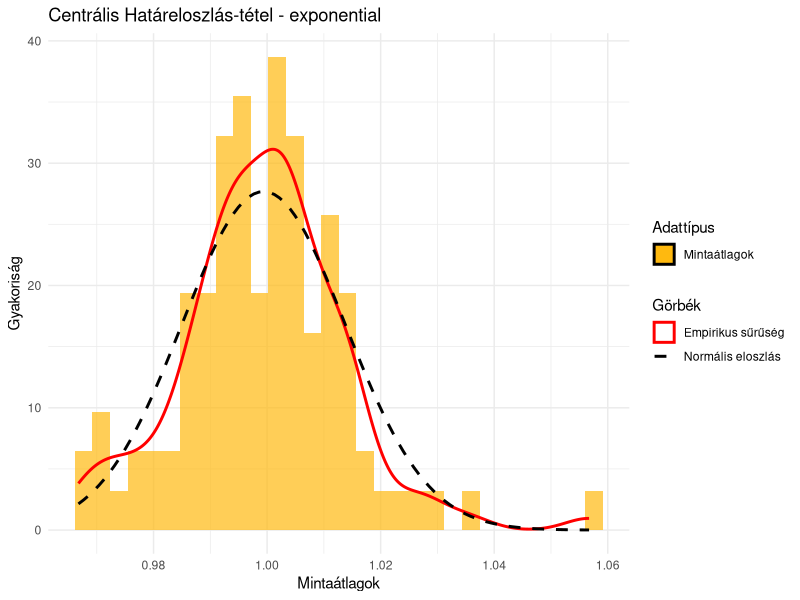
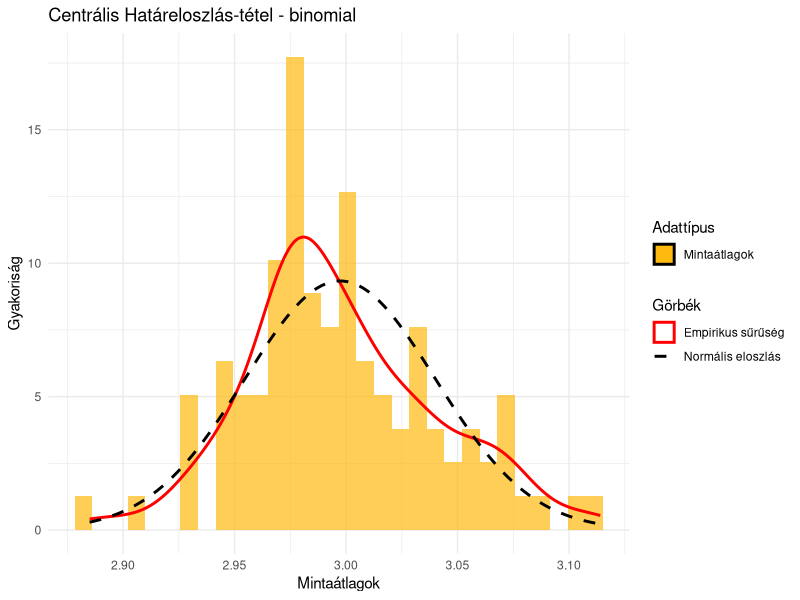
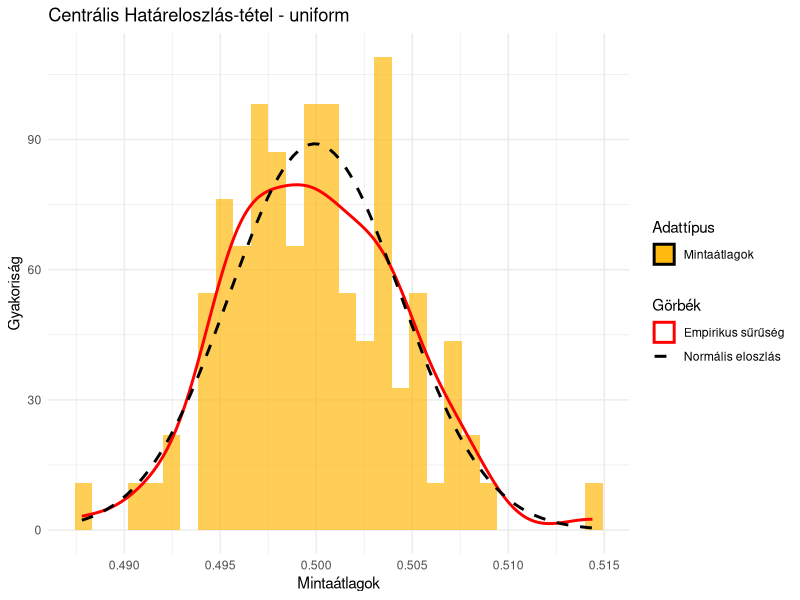

These figures' R source, in order:
# Szükséges csomagok
library(ggplot2)
library(dplyr)

# Általános szimulációs függvény a CHT szemléltetésére
simulate_cht <- function(distribution, params, n_samples, sample_size) {
  set.seed(123)  # Fix random
  
  print(paste("Futtatás:", distribution))  # Debugging
  
  # Minták generálása
  samples <- replicate(n_samples, {
    if (distribution == "exponential") {
      rexp(sample_size, rate = params$lambda)
    } else if (distribution == "binomial") {
      rbinom(sample_size, size = params$size, prob = params$prob)
    } else if (distribution == "uniform") {
      runif(sample_size, min = params$min, max = params$max)
    } else if (distribution == "normal") {
      rnorm(sample_size, mean = params$mean, sd = params$sd)
    } else if (distribution == "poisson") {
      rpois(sample_size, lambda = params$lambda)
    } else if (distribution == "gamma") {
      rgamma(sample_size, shape = params$shape, scale = params$scale)
    } else if (distribution == "beta") {
      rbeta(sample_size, shape1 = params$alpha, shape2 = params$beta)
    } else if (distribution == "chi-squared") {
      rchisq(sample_size, df = params$df)
    } else if (distribution == "t") {
      rt(sample_size, df = params$df)
    } else if (distribution == "f") {
      rf(sample_size, df1 = params$df1, df2 = params$df2)
    } else if (distribution == "cauchy") {
      rcauchy(sample_size, location = params$location, scale = params$scale)
    } else if (distribution == "weibull") {
      rweibull(sample_size, shape = params$shape, scale = params$scale)
    } else if (distribution == "log-normal") {
      rlnorm(sample_size, meanlog = params$meanlog, sdlog = params$sdlog)
    } else {
      stop("Ismeretlen eloszlás!")
    }
  })
  
  
  # Minták átalakítása data frame-be és dplyr-rel való feldolgozás
  sample_means <- as.data.frame(samples) %>%
    rowMeans() %>%
    data.frame(means = .)
  
  # Mintaátlagok várható értéke és szórása
  mean_val <- mean(sample_means$means)
  sd_val <- sd(sample_means$means)
  
  # Normális eloszlás sűrűségfüggvénye az ábrához
  x_vals <- seq(min(sample_means$means), max(sample_means$means), length.out = 100)
  normal_curve <- data.frame(x = x_vals, y = dnorm(x_vals, mean = mean_val, sd = sd_val), type = "Normális eloszlás")
  
  # Hisztogram készítése ggplot2-vel és jelmagyarázat hozzáadása
  plot <- ggplot() +
    geom_histogram(data = sample_means,
                   aes(x = means, y = ..density.., fill = "Mintaátlagok"),
                   bins = 30, alpha = 0.7) +
    geom_density(data = sample_means,
                 aes(x = means, color = "Empirikus sűrűség"),
                 linetype = "solid", linewidth = 1) +
    geom_line(data = normal_curve,
              aes(x = x, y = y, color = "Normális eloszlás"),
              linetype = "dashed", linewidth = 1) +
    labs(title = paste("Centrális Határeloszlás-tétel -", distribution),
         x = "Mintaátlagok",
         y = "Gyakoriság",
         fill = "Adattípus",
         color = "Görbék") +
    scale_fill_manual(values = c("Mintaátlagok" = "darkgoldenrod1")) +
    scale_color_manual(values = c("Empirikus sűrűség" = "red", "Normális eloszlás" = "black")) +
    theme_minimal()
  
  # Ábra kiírása
  print(plot)
}

# Definiált szimulációk listája
simulations <- list(
  list(distribution = "exponential",
       params = list(lambda = 1),
       n_samples = 5000,
       sample_size = 100),
  list(distribution = "binomial",
       params = list(size = 10, prob = 0.3),
       n_samples = 1000,
       sample_size = 100),
  list(distribution = "uniform",
       params = list(min = 0, max = 1),
       n_samples = 5000,
       sample_size = 100)#,
#  list(distribution = "poisson",
#       params = list(lambda = 1),
#       n_samples = 5000,
#       sample_size = 100)
)

# Az összes szimuláció végrehajtása
for (sim in simulations) {
  simulate_cht(sim$distribution, sim$params, sim$n_samples, sim$sample_size)
}
